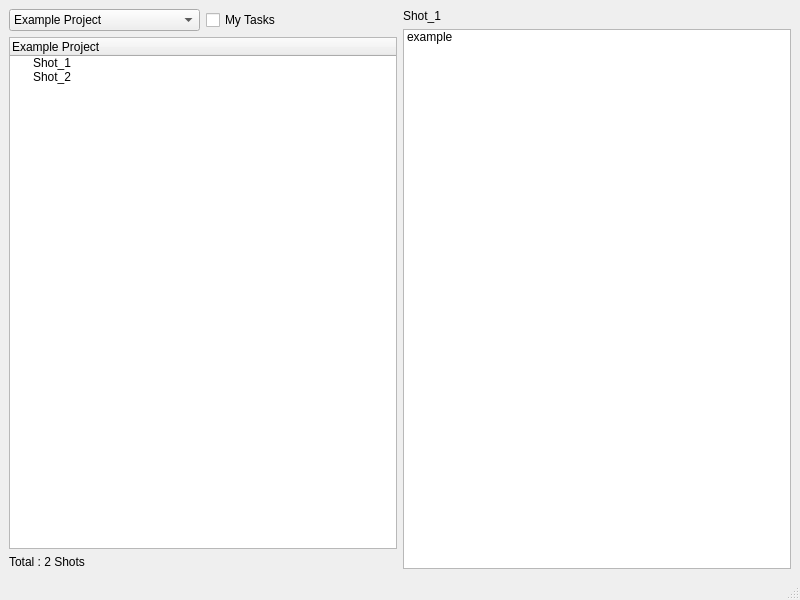
<?xml version="1.0" encoding="UTF-8"?>
<ui version="4.0">
 <class>MainWindow</class>
 <widget class="QMainWindow" name="MainWindow">
  <property name="geometry">
   <rect>
    <x>0</x>
    <y>0</y>
    <width>800</width>
    <height>600</height>
   </rect>
  </property>
  <property name="windowTitle">
   <string>MainWindow</string>
  </property>
  <widget class="QWidget" name="centralwidget">
   <layout class="QHBoxLayout" name="horizontalLayout">
    <item>
     <layout class="QVBoxLayout" name="verticalLayout_3">
      <item>
       <layout class="QHBoxLayout" name="horizontalLayout_2">
        <item>
         <widget class="QComboBox" name="Projects">
          <item>
           <property name="text">
            <string>Example Project</string>
           </property>
          </item>
         </widget>
        </item>
        <item>
         <widget class="QCheckBox" name="mytask">
          <property name="text">
           <string>My Tasks</string>
          </property>
         </widget>
        </item>
       </layout>
      </item>
      <item>
       <widget class="QTreeWidget" name="TreeView">
        <column>
         <property name="text">
          <string notr="true">Example Project</string>
         </property>
        </column>
        <item>
         <property name="text">
          <string>Shot_1</string>
         </property>
        </item>
        <item>
         <property name="text">
          <string>Shot_2</string>
         </property>
        </item>
       </widget>
      </item>
      <item>
       <widget class="QLabel" name="details">
        <property name="text">
         <string>Total : 2 Shots</string>
        </property>
       </widget>
      </item>
     </layout>
    </item>
    <item>
     <layout class="QVBoxLayout" name="verticalLayout">
      <item>
       <widget class="QLabel" name="display">
        <property name="text">
         <string>Shot_1</string>
        </property>
       </widget>
      </item>
      <item>
       <widget class="QListWidget" name="listWidget">
        <item>
         <property name="text">
          <string>example</string>
         </property>
        </item>
       </widget>
      </item>
     </layout>
    </item>
   </layout>
  </widget>
  <widget class="QStatusBar" name="statusbar"/>
 </widget>
 <resources/>
 <connections/>
</ui>
